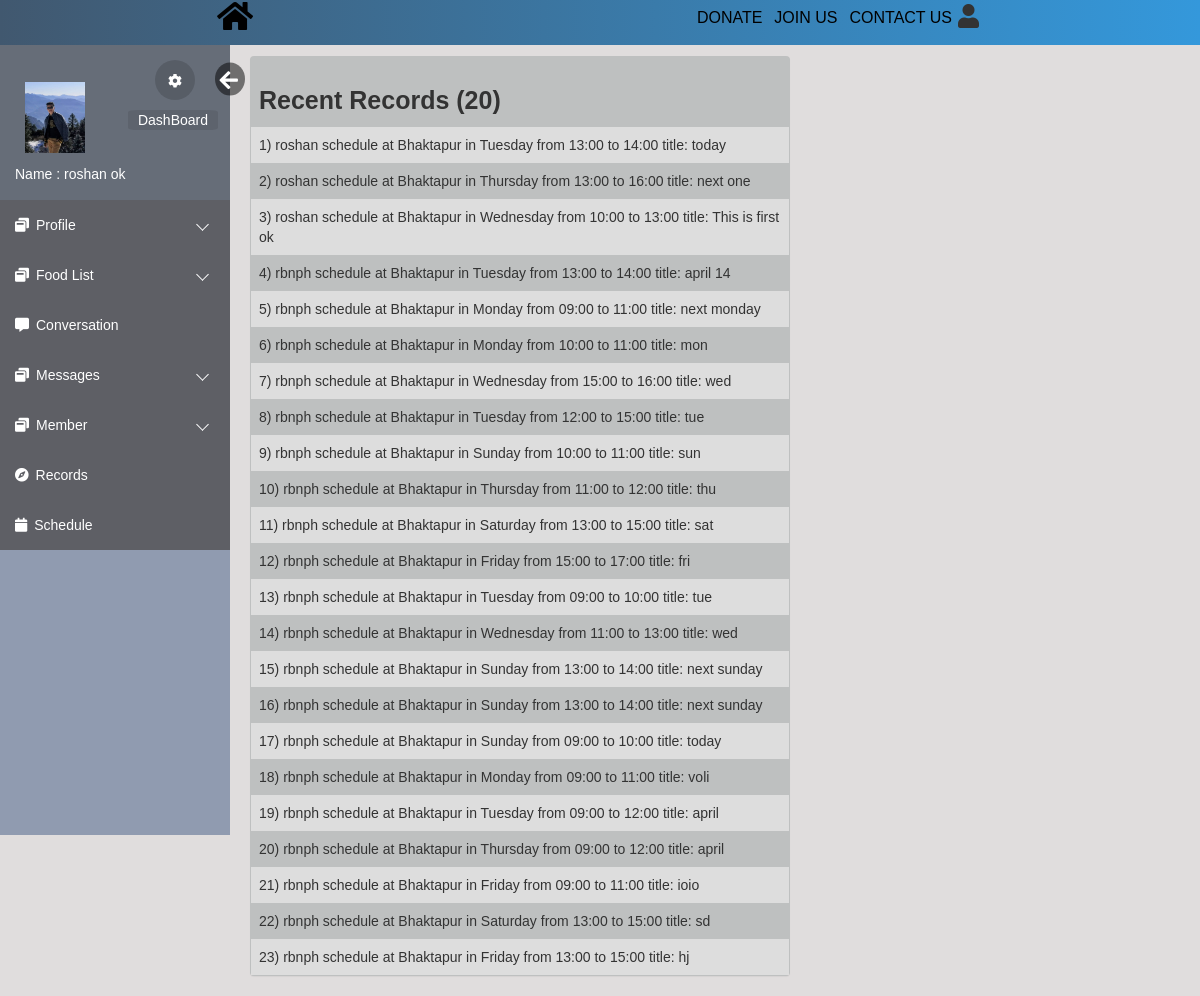
The page /html/records.php (signed in) on the database as committed earlier.
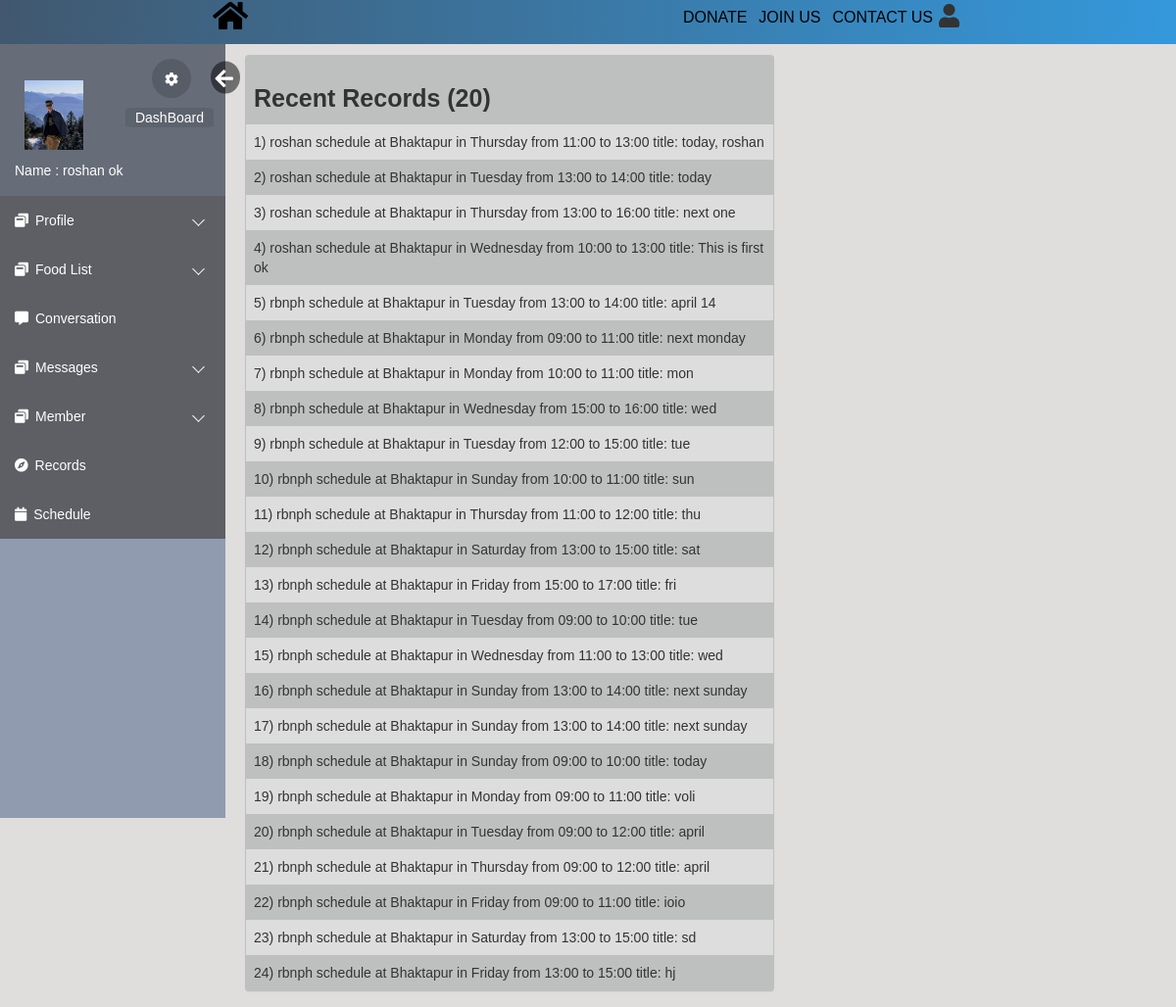
The same page on the database as committed later.
### tables this page shows
CREATE TABLE `records` (
  `record_id` int(10) UNSIGNED NOT NULL,
  `description` varchar(100) DEFAULT NULL,
  `reg_id` int(10) UNSIGNED DEFAULT NULL,
  `date` datetime NOT NULL DEFAULT current_timestamp()
);

### html/records.php (the view, shortened to what this page needs)
<!DOCTYPE html>
<html lang="en">
<head>
    <link rel="stylesheet" href="https://maxcdn.bootstrapcdn.com/bootstrap/3.3.6/css/bootstrap.min.css">
    <link rel="stylesheet" href="https://maxcdn.bootstrapcdn.com/font-awesome/4.6.3/css/font-awesome.min.css">
    <link rel="stylesheet" href="../css/loginindex.css">
    <link rel="stylesheet" href="css/editprofile.css">
    <link rel="stylesheet" href="css/index.css">
    <link rel="stylesheet" href="https://use.fontawesome.com/releases/v5.3.1/css/all.css">
</head>
<body>
    <div class="navbars">
        <div class="nav0">
            <a href="../index.html"><i class="fa fa-home fa-2x" aria-hidden="true"></i></a>
        </div>
        <div class="navbars1">
            <div class="nav3"><i class="fa fa-user fa-3x"></i>
            </div>
            <div class="nav4"><a href="">CONTACT US</a></div>
            <div class="nav2"><a href="login.php">JOIN US</a></div>
            <div class="nav1"><a href="">DONATE</a></div>
        </div>
    </div>
    <div class="body_wrapper">
        <div class="sidemenu" id="mySidebar">
            <ul>
                <div class="me userBg">
                <div class="images">
                    <img style="margin-top:22px" src="files/<?php if($_SESSION['pic']==null){echo 'user.png';}else{ echo $_SESSION['pic'];}?>" width="60";>
                    </div>
                    <div class="myinfo">
                        <p class="name">Name :<?php echo $_SESSION['name']?></p>
                    </div>
                    <button class="setting">
                        <a href="editprofile.php"><i class="fa fa-cog" aria-hidden="true"></i></a>
                    </button>
                    <a id="hide" href="#" onclick="closeNav()"><i class="fa fa-arrow-left" aria-hidden="true"></i></a>
                    <button class="cloud">
                        <a href="index.php">DashBoard</a>
                    </button>
                </div>
                <li class="dropdown">
                    <a href="#"><span class="icon"><i class="fa fa-window-restore"></i></span><span>Profile</span></a>
                </li>
                <li class="dropdown">
                    <a href="#"><span class="icon"><i class="fa fa-window-restore"></i></span><span>Food List</span></a>
                </li>
                <li><a href="chat.php"><span class="icon"><i class="fa fa-commenting"></i></span><span>Conversation</span></a></li>
                <li class="dropdown ">
                    <a href="#"><span class="icon"><i class="fa fa-window-restore"></i></span><span>Messages</span></a>
                </li>
                <li class="dropdown">
                    <a href="#"><span class="icon"><i class="fa fa-window-restore"></i></span><span>Member</span></a>
                    </li>
                <li><a href="records.php"><span class="icon"><i class="fa fa-compass"></i></span><span>Records</span></a></li>
                <li><a href="schedule.php"><span class="icon"><i class="fa fa-calendar"></i></span><span>Schedule</span></a></li>
            </ul>
        </div>
        <div class="container">
            <div class="col-md-6 col-sm-9 contains">
                <div class="panel profile-panel">
                    <table>
	<tr>
		<td><b style="font-size:25px">Recent Records (20)</b></td>
	</tr>
    <?php
    $count=1;
    require_once("DBConnect.php");
        $sql = "SELECT * from records ";
	$result = $conn-> query($sql);
	if($result-> num_rows >0){
        if($result-> num_rows>20){
            $del1=$result-> num_rows-20;
            $del_count=0;
            while($del_count<$del1){
                $row = $result-> fetch_assoc();
                $record_ids=$row["record_id"];
               $sql0= "DELETE FROM `records` WHERE `record_id`='$record_ids'";
               require_once("DBConnect.php");
               mysqli_query($conn, $sql0);
               $del_count++;
            }}
            $sql = "SELECT * from records ORDER BY `date` DESC ";
            $result = $conn-> query($sql);
		while($row = $result-> fetch_assoc()){
    echo "<tr><td>".$count.") ".$row["description"]."</td></tr>";
            $count++;
				}}
        echo "</table>";
        ?>
                </div>
            </div>
        </div>
    </div>
</body>
</html>

### css/loginindex.css (style rules this page uses)
* { margin: 0; padding: 0; font-family: sans-serif; list-style: none; text-decoration: none; }
.me #hide, .me #show { position: absolute; transform: scale(1.5); right: -60px; bottom: 95px; width: 20px; padding-top: 2px; padding-left: 3px; color: #FFF; border-radius: 0%; border-style: initial; border-radius: 50%; background: rgba(0, 0, 0, 0.5); }
#mySidebar { transition: 0.4s; }

### html/css/editprofile.css (style rules this page uses)
.sidemenu { float: left; }
.me { position: relative; width: calc(100% - 50px); height: 140px; padding: 15px 25px; margin-bottom: 15px; }
.me .setting { position: absolute; right: -15px; bottom: 85px; width: 40px; height: 40px; padding-top: 2px; color: #FFF; border-radius: 100%; border-style: none; background: rgba(0, 0, 0, 0.15); }
.me .setting a, .me .cloud a { color: #fff; }
.me .cloud { position: absolute; right: -38px; bottom: 55px; height: 20px; color: #FFF; border-style: none; border-radius: 10%; background: rgba(0, 0, 0, 0.09); }
.me .cloud a { padding: 15px 10px 15px 10px; }
.me .myinfo { position: absolute; left: 40px; bottom: 1px; font-size: 14px; color: #FFF; }
.myinfo .name { margin: 0 0 0 -25px; }
.profile-panel { margin-top: 2%; background-color: rgb(190, 192, 192); }
.navbars { display: flex; flex-direction: row; flex-wrap: wrap-reverse; font-size: 1.1rem; justify-content: space-around; background: #2c3e50; background: -webkit-linear-gradient(to left, #3498db, #41586f); background: linear-gradient(to left, #3498db, #41586f); padding-top: 10px; height: 45px; }
.navbars1 { display: flex; flex-direction: row-reverse; flex-wrap: wrap-reverse; font-size: 1.1rem; }
.navbars a { text-decoration: none; color: black; font-size: 1.6rem; font-family: 'Franklin Gothic Medium', 'Arial Narrow', Arial, sans-serif; padding: 6px; }
.navbars>div { margin: 2px; margin-bottom: 10px; margin-right: 1%; margin-top: 4px; text-align: center; font-size: 0.8rem; z-index: 999; }
.navbars .nav3, .navbars .nav0 { margin-top: -3px; cursor: pointer; position: relative; z-index: 3; }

### html/css/index.css (style rules this page uses)
*, *::after, *::before { padding: 0px; margin: 0px; box-sizing: border-box; }
body { font-family: "Quicksand", "SolaimanLipi", sans-serif; font-size: 14px; }
.body_wrapper { width: 100%; height: 100%; background: #e0dddd; overflow: hidden; }
.sidemenu { float: left; width: 230px; height: calc(100vh - 10px); background: #909bb0; scrollbar-width: none; }
.sidemenu>ul { background: #666d78; }
.sidemenu>ul>li>a { display: block; position: relative; color: #fff; text-decoration: none; padding: 15px; background: rgba(87, 83, 83, 0.5); }
.sidemenu>ul>li>a>span { margin-right: 7px; }
.sidemenu>ul>.dropdown>a { position: relative; display: block; }
.sidemenu>ul>.dropdown>a::after { content: ""; position: absolute; top: 40%; right: 10%; display: block; height: 9px; width: 9px; border-left: 1px solid #fff; border-bottom: 1px solid #fff; transition: 0.5s; transform: rotate(-45deg); }

### html/records.php (style rules this page uses)
.panel table { margin-top: 18px; font-family: arial, sans-serif; border-collapse: collapse; width: 100%; }
.panel td, .panel th { border: 0px solid #dddddd; text-align: left; padding: 8px; }
.panel tr:nth-child(even) { background-color: #dddddd; }
@media only screen and (max-width: 1300px) { .panel td,.panel th { font-size: 14px; } }
.contains { margin-left:5px; }

Rows that differ between the two databases and show on the page:
added records: description "roshan schedule at Bhaktapur in Thursday from 11:00 to 13:00 title: today, roshan"
